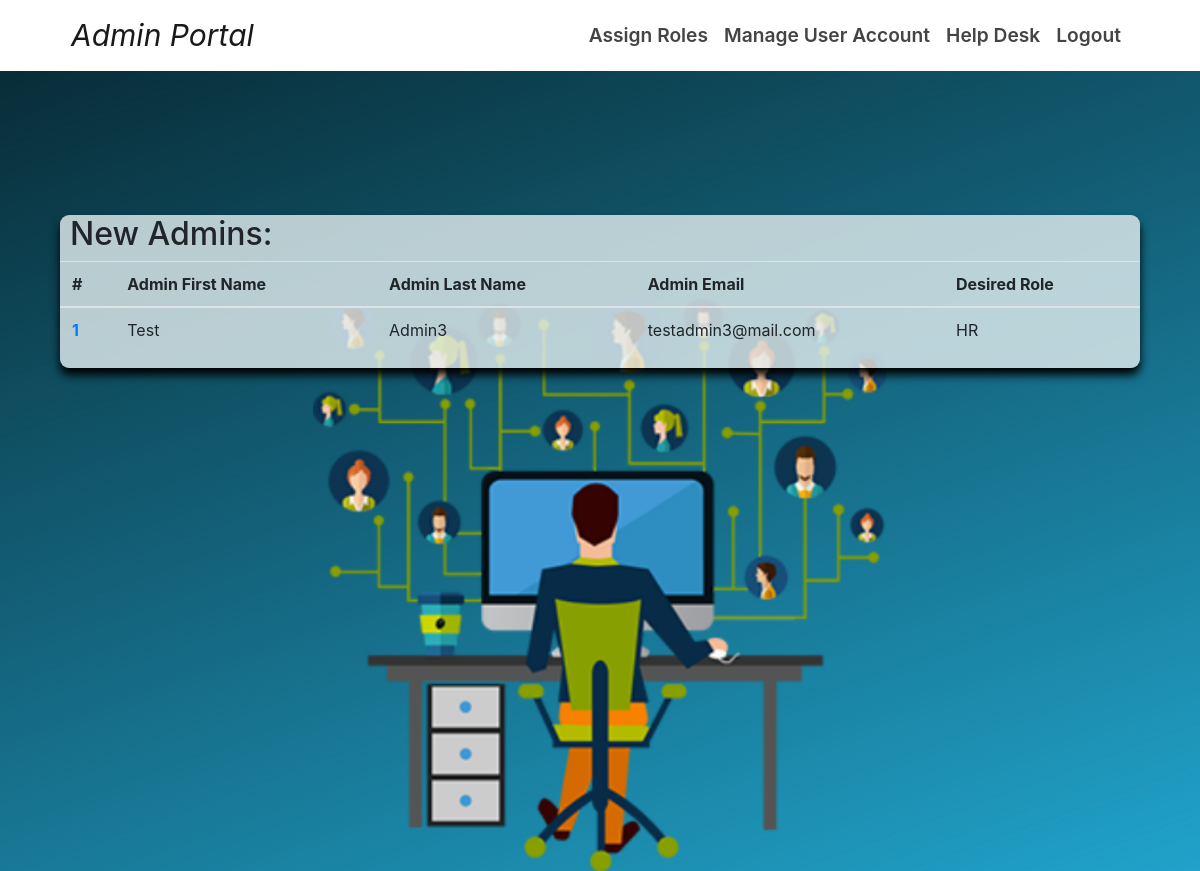
Before: /new-admins-list/ (signed in) with the older database file.
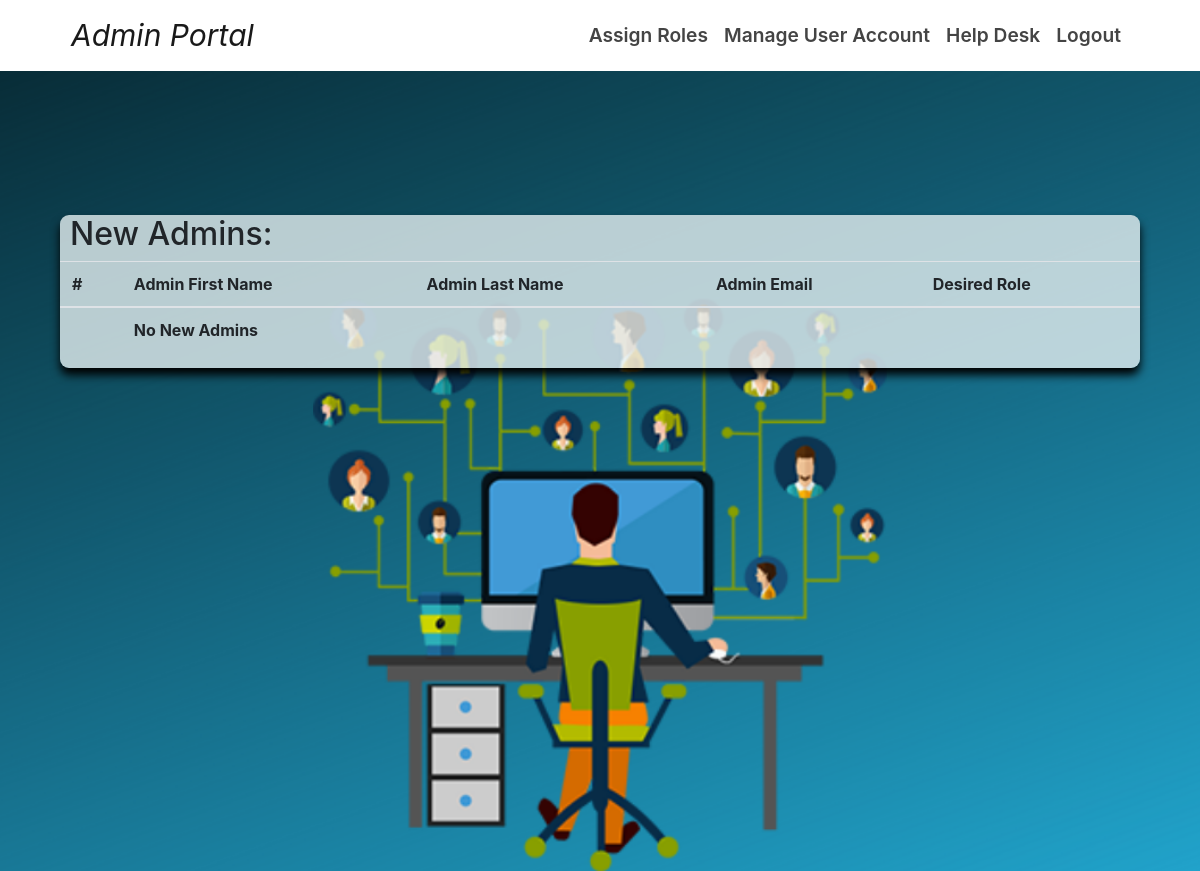
After: the same page with the newer database file.
### Administrator/models.py (models this page shows, shortened)
class Administrator(models.Model):
    user = models.OneToOneField(User, on_delete=models.CASCADE)
    admin_id = models.AutoField(primary_key=True)
    first_name = models.CharField(max_length=50, blank=False, null=False)
    last_name = models.CharField(max_length=50, blank=False, null=False)
    email = models.EmailField(unique=True)
    role = models.CharField(max_length=11, choices=ROLES)
    is_admin = models.BooleanField(default=False)
    created_at = models.DateTimeField(auto_now_add=True)
    def get_absolute_url(self):
        return reverse('admin-detail', args=[str(self.admin_id)])

### Administrator/views.py (the view)
# urls.py: path('new-admins-list/', admin_views.NewAdminsListView.as_view(), name='new-admins-list'),
class NewAdminsListView(ListView):
    template_name = 'Portal/new-admins-list.html'
    paginate_by = 10
    model = Administrator
    context_object_name = 'new_admins_list'
    def get_queryset(self):
        newAdmins = Administrator.objects.filter(is_admin = False).order_by('-created_at')
        return newAdmins
    def get_context_data(self, **kwargs):
        context = super().get_context_data(**kwargs)
        userInstance = User.objects.get(username=self.request.user.username)
        isAdmin = userInstance.administrator.is_admin
        context['isAdmin'] = isAdmin
        context['adminRole'] = userInstance.administrator.role
        return context

### Portal/templates/Portal/new-admins-list.html (shortened to what this page needs)
<head>
</head>
{% extends "Portal/homePage.html" %}
{% block admin_links %}
    {% if isAdmin %}
    <li class="nav-item" role="presentation"><a class="nav-link active" href="{% url 'new-admins-list' %}">Assign Roles</a></li>
    <li class="nav-item" role="presentation"><a class="nav-link active" href="{% url 'redirect-success' %}">Manage User Account</a></li>
    <li class="nav-item" role="presentation"><a class="nav-link active" href="{% url 'redirect-success' %}">Help Desk</a></li>
    {% endif %}
{% endblock %}
{% block content %}
<div class="backgroundimg {{ adminRole }}">
  <div class="row" id="table-container">
    <table class="table">
      <h2 style="margin-left: 10px;">New Admins:</h2>
      <thead>
        <tr>
          <th scope="col">#</th>
          <th scope="col">Admin First Name</th>
          <th scope="col">Admin Last Name</th>
          <th scope="col">Admin Email</th>
          <th scope="col">Desired Role</th>
        </tr>
      </thead>
      <tbody>
        {% for newAdmin in new_admins_list %}
        <tr>
          <th scope="row"> <a href="{{ newAdmin.get_absolute_url }}" class="rowlink"> {{forloop.counter}} </a> </th>
          <td>{{ newAdmin.first_name }}</td>
          <td>{{ newAdmin.last_name }}</td>
          <td>{{ newAdmin.email }}</td>
          <td>{{ newAdmin.role }}</td>
        </tr>
        {% empty %}
        <tr>
            <td></td>
            <th scope="row">No New Admins</th>
        </tr>
        {% endfor %}
      </tbody>
    </table>
  </div>
</div>
{% endblock %}

Changed rows visible on the page:
no longer on this page (row edited): Administrator: first_name "Test", last_name "Admin3", email "testadmin3@mail.com", role "HR"
Other visible differences:
text now shown: "No New Admins"
